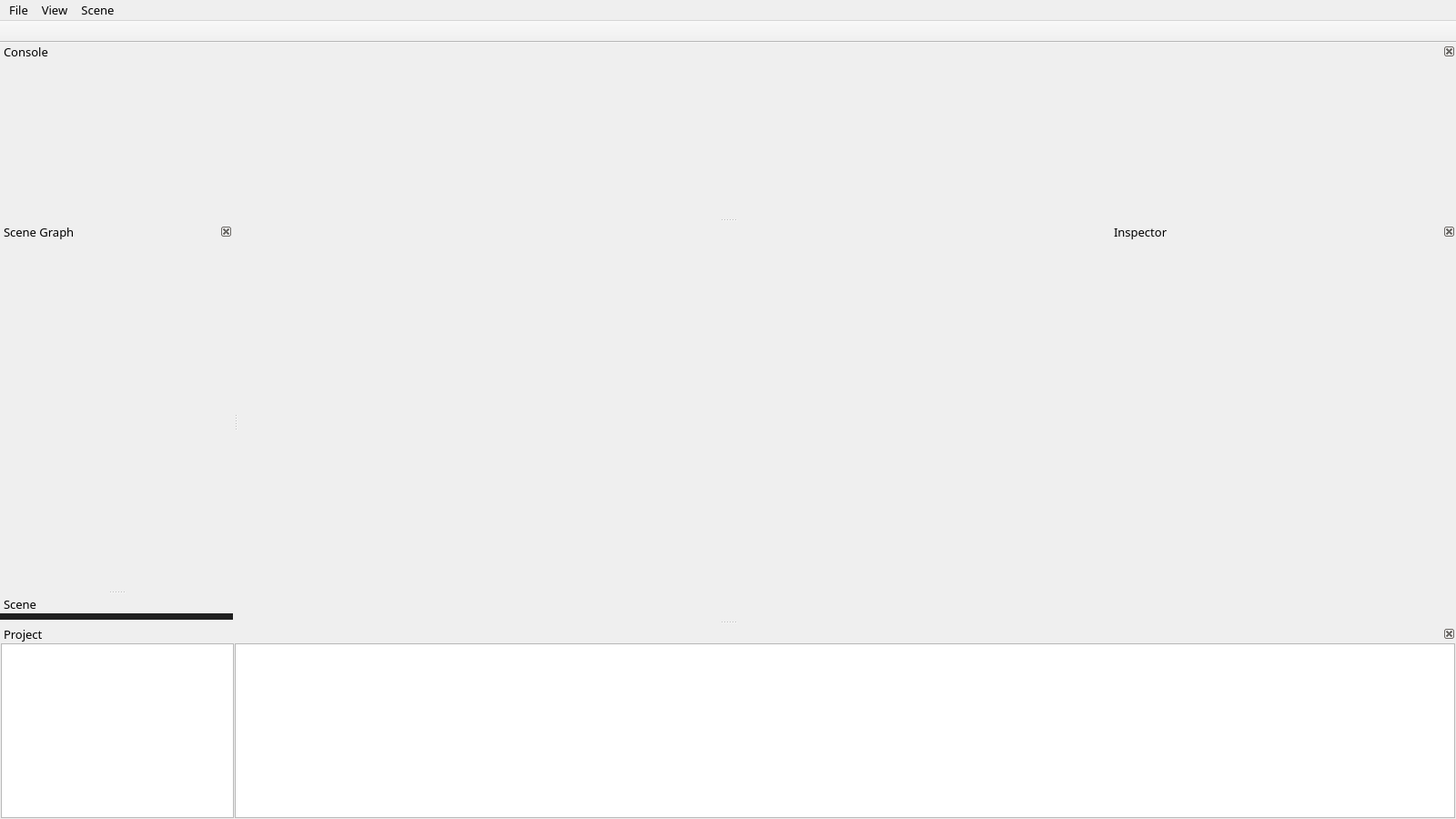
<?xml version="1.0" encoding="UTF-8"?>
<ui version="4.0">
 <class>Editor</class>
 <widget class="QMainWindow" name="Editor">
  <property name="geometry">
   <rect>
    <x>0</x>
    <y>0</y>
    <width>1600</width>
    <height>900</height>
   </rect>
  </property>
  <property name="font">
   <font>
    <family>Input</family>
    <pointsize>10</pointsize>
   </font>
  </property>
  <property name="windowTitle">
   <string>MainWindow</string>
  </property>
  <property name="windowOpacity">
   <double>1.000000000000000</double>
  </property>
  <property name="autoFillBackground">
   <bool>false</bool>
  </property>
  <property name="styleSheet">
   <string notr="true"/>
  </property>
  <property name="dockNestingEnabled">
   <bool>true</bool>
  </property>
  <property name="dockOptions">
   <set>QMainWindow::AllowNestedDocks|QMainWindow::AllowTabbedDocks|QMainWindow::AnimatedDocks|QMainWindow::GroupedDragging|QMainWindow::VerticalTabs</set>
  </property>
  <widget class="QWidget" name="centralWidget">
   <property name="styleSheet">
    <string notr="true"/>
   </property>
  </widget>
  <widget class="QMenuBar" name="menuBar">
   <property name="geometry">
    <rect>
     <x>0</x>
     <y>0</y>
     <width>1600</width>
     <height>20</height>
    </rect>
   </property>
   <widget class="QMenu" name="menuFile">
    <property name="title">
     <string>File</string>
    </property>
    <addaction name="newProject"/>
    <addaction name="actionOpen"/>
    <addaction name="actionSave"/>
   </widget>
   <widget class="QMenu" name="menuView">
    <property name="enabled">
     <bool>true</bool>
    </property>
    <property name="title">
     <string>View</string>
    </property>
    <addaction name="toggleView_SceneGraph"/>
    <addaction name="toggleView_Project"/>
    <addaction name="toggleView_Inspector"/>
    <addaction name="toggleView_Console"/>
    <addaction name="actionWireframe"/>
   </widget>
   <widget class="QMenu" name="menuScene">
    <property name="enabled">
     <bool>true</bool>
    </property>
    <property name="title">
     <string>Scene</string>
    </property>
    <addaction name="actionAdd_GameObject"/>
   </widget>
   <addaction name="menuFile"/>
   <addaction name="menuView"/>
   <addaction name="menuScene"/>
  </widget>
  <widget class="QDockWidget" name="dock_Inspector">
   <property name="minimumSize">
    <size>
     <width>380</width>
     <height>35</height>
    </size>
   </property>
   <property name="maximumSize">
    <size>
     <width>380</width>
     <height>524287</height>
    </size>
   </property>
   <property name="cursor">
    <cursorShape>ArrowCursor</cursorShape>
   </property>
   <property name="focusPolicy">
    <enum>Qt::ClickFocus</enum>
   </property>
   <property name="acceptDrops">
    <bool>false</bool>
   </property>
   <property name="styleSheet">
    <string notr="true"/>
   </property>
   <property name="features">
    <set>QDockWidget::DockWidgetClosable|QDockWidget::DockWidgetMovable</set>
   </property>
   <property name="windowTitle">
    <string>Inspector</string>
   </property>
   <attribute name="dockWidgetArea">
    <number>2</number>
   </attribute>
   <widget class="QWidget" name="dockWidgetContents_10">
    <property name="styleSheet">
     <string notr="true"/>
    </property>
    <layout class="QGridLayout" name="gridLayout_2">
     <property name="leftMargin">
      <number>0</number>
     </property>
     <property name="topMargin">
      <number>0</number>
     </property>
     <property name="rightMargin">
      <number>0</number>
     </property>
     <property name="bottomMargin">
      <number>0</number>
     </property>
    </layout>
   </widget>
  </widget>
  <widget class="QDockWidget" name="dock_Console">
   <property name="enabled">
    <bool>true</bool>
   </property>
   <property name="minimumSize">
    <size>
     <width>512</width>
     <height>192</height>
    </size>
   </property>
   <property name="layoutDirection">
    <enum>Qt::LeftToRight</enum>
   </property>
   <property name="styleSheet">
    <string notr="true">QDockWidget 
{
    border: 1px solid black;
}</string>
   </property>
   <property name="features">
    <set>QDockWidget::DockWidgetClosable|QDockWidget::DockWidgetMovable</set>
   </property>
   <property name="windowTitle">
    <string>Console</string>
   </property>
   <attribute name="dockWidgetArea">
    <number>4</number>
   </attribute>
   <widget class="QWidget" name="dockWidgetContents_11"/>
  </widget>
  <widget class="QToolBar" name="toolBar">
   <property name="minimumSize">
    <size>
     <width>24</width>
     <height>24</height>
    </size>
   </property>
   <property name="maximumSize">
    <size>
     <width>16777215</width>
     <height>16777215</height>
    </size>
   </property>
   <property name="windowTitle">
    <string>toolBar</string>
   </property>
   <property name="movable">
    <bool>false</bool>
   </property>
   <property name="iconSize">
    <size>
     <width>24</width>
     <height>24</height>
    </size>
   </property>
   <property name="toolButtonStyle">
    <enum>Qt::ToolButtonIconOnly</enum>
   </property>
   <property name="floatable">
    <bool>false</bool>
   </property>
   <attribute name="toolBarArea">
    <enum>TopToolBarArea</enum>
   </attribute>
   <attribute name="toolBarBreak">
    <bool>false</bool>
   </attribute>
  </widget>
  <widget class="QDockWidget" name="dock_Project">
   <property name="minimumSize">
    <size>
     <width>192</width>
     <height>192</height>
    </size>
   </property>
   <property name="features">
    <set>QDockWidget::DockWidgetClosable|QDockWidget::DockWidgetMovable</set>
   </property>
   <property name="allowedAreas">
    <set>Qt::BottomDockWidgetArea|Qt::TopDockWidgetArea</set>
   </property>
   <property name="windowTitle">
    <string>Project</string>
   </property>
   <attribute name="dockWidgetArea">
    <number>8</number>
   </attribute>
   <widget class="QWidget" name="dockWidgetContents_12">
    <layout class="QGridLayout" name="gridLayout">
     <property name="leftMargin">
      <number>1</number>
     </property>
     <property name="topMargin">
      <number>0</number>
     </property>
     <property name="rightMargin">
      <number>1</number>
     </property>
     <property name="bottomMargin">
      <number>1</number>
     </property>
     <property name="horizontalSpacing">
      <number>1</number>
     </property>
     <item row="0" column="0">
      <widget class="QTreeView" name="treeView">
       <property name="maximumSize">
        <size>
         <width>256</width>
         <height>16777215</height>
        </size>
       </property>
      </widget>
     </item>
     <item row="0" column="1">
      <widget class="QListView" name="listView">
       <property name="movement">
        <enum>QListView::Static</enum>
       </property>
       <property name="layoutMode">
        <enum>QListView::Batched</enum>
       </property>
       <property name="viewMode">
        <enum>QListView::IconMode</enum>
       </property>
       <property name="uniformItemSizes">
        <bool>true</bool>
       </property>
       <property name="wordWrap">
        <bool>true</bool>
       </property>
      </widget>
     </item>
    </layout>
   </widget>
  </widget>
  <widget class="QDockWidget" name="dock_SceneGraph">
   <property name="minimumSize">
    <size>
     <width>256</width>
     <height>300</height>
    </size>
   </property>
   <property name="focusPolicy">
    <enum>Qt::ClickFocus</enum>
   </property>
   <property name="features">
    <set>QDockWidget::DockWidgetClosable|QDockWidget::DockWidgetMovable</set>
   </property>
   <property name="windowTitle">
    <string>Scene Graph</string>
   </property>
   <attribute name="dockWidgetArea">
    <number>1</number>
   </attribute>
   <widget class="QWidget" name="dockWidgetContents_2"/>
  </widget>
  <widget class="QDockWidget" name="dock_RenderTarget">
   <property name="styleSheet">
    <string notr="true">background:rgb(32, 32, 32)</string>
   </property>
   <property name="features">
    <set>QDockWidget::NoDockWidgetFeatures</set>
   </property>
   <property name="allowedAreas">
    <set>Qt::NoDockWidgetArea</set>
   </property>
   <property name="windowTitle">
    <string>Scene</string>
   </property>
   <attribute name="dockWidgetArea">
    <number>1</number>
   </attribute>
   <widget class="QWidget" name="dockWidgetContents"/>
  </widget>
  <action name="toggleView_Console">
   <property name="checkable">
    <bool>true</bool>
   </property>
   <property name="checked">
    <bool>true</bool>
   </property>
   <property name="enabled">
    <bool>true</bool>
   </property>
   <property name="text">
    <string>Console</string>
   </property>
  </action>
  <action name="toggleView_Inspector">
   <property name="checkable">
    <bool>true</bool>
   </property>
   <property name="checked">
    <bool>true</bool>
   </property>
   <property name="enabled">
    <bool>true</bool>
   </property>
   <property name="text">
    <string>Inspector</string>
   </property>
  </action>
  <action name="toggleView_Project">
   <property name="checkable">
    <bool>true</bool>
   </property>
   <property name="checked">
    <bool>true</bool>
   </property>
   <property name="enabled">
    <bool>true</bool>
   </property>
   <property name="text">
    <string>Project</string>
   </property>
  </action>
  <action name="newProject">
   <property name="enabled">
    <bool>false</bool>
   </property>
   <property name="text">
    <string>New</string>
   </property>
  </action>
  <action name="actionOpen">
   <property name="enabled">
    <bool>true</bool>
   </property>
   <property name="text">
    <string>Open</string>
   </property>
  </action>
  <action name="actionSave">
   <property name="enabled">
    <bool>false</bool>
   </property>
   <property name="text">
    <string>Save</string>
   </property>
  </action>
  <action name="toggleView_SceneGraph">
   <property name="checkable">
    <bool>true</bool>
   </property>
   <property name="checked">
    <bool>true</bool>
   </property>
   <property name="enabled">
    <bool>true</bool>
   </property>
   <property name="text">
    <string>Scene Graph</string>
   </property>
  </action>
  <action name="actionAdd_GameObject">
   <property name="enabled">
    <bool>true</bool>
   </property>
   <property name="text">
    <string>Add Game Object</string>
   </property>
  </action>
  <action name="actionWireframe">
   <property name="checkable">
    <bool>true</bool>
   </property>
   <property name="checked">
    <bool>true</bool>
   </property>
   <property name="enabled">
    <bool>true</bool>
   </property>
   <property name="text">
    <string>Wireframe</string>
   </property>
  </action>
  <action name="actionPlay">
   <property name="icon">
    <iconset resource="../Resources/darkstyle.qrc">
     <normaloff>:/darkstyle/icon_play_pause.png</normaloff>:/darkstyle/icon_play_pause.png</iconset>
   </property>
   <property name="text">
    <string>Play</string>
   </property>
  </action>
  <zorder>dock_Console</zorder>
  <zorder>dock_SceneGraph</zorder>
  <zorder>dock_RenderTarget</zorder>
 </widget>
 <layoutdefault spacing="6" margin="11"/>
 <resources>
  <include location="../Resources/darkstyle.qrc"/>
 </resources>
 <connections/>
</ui>
